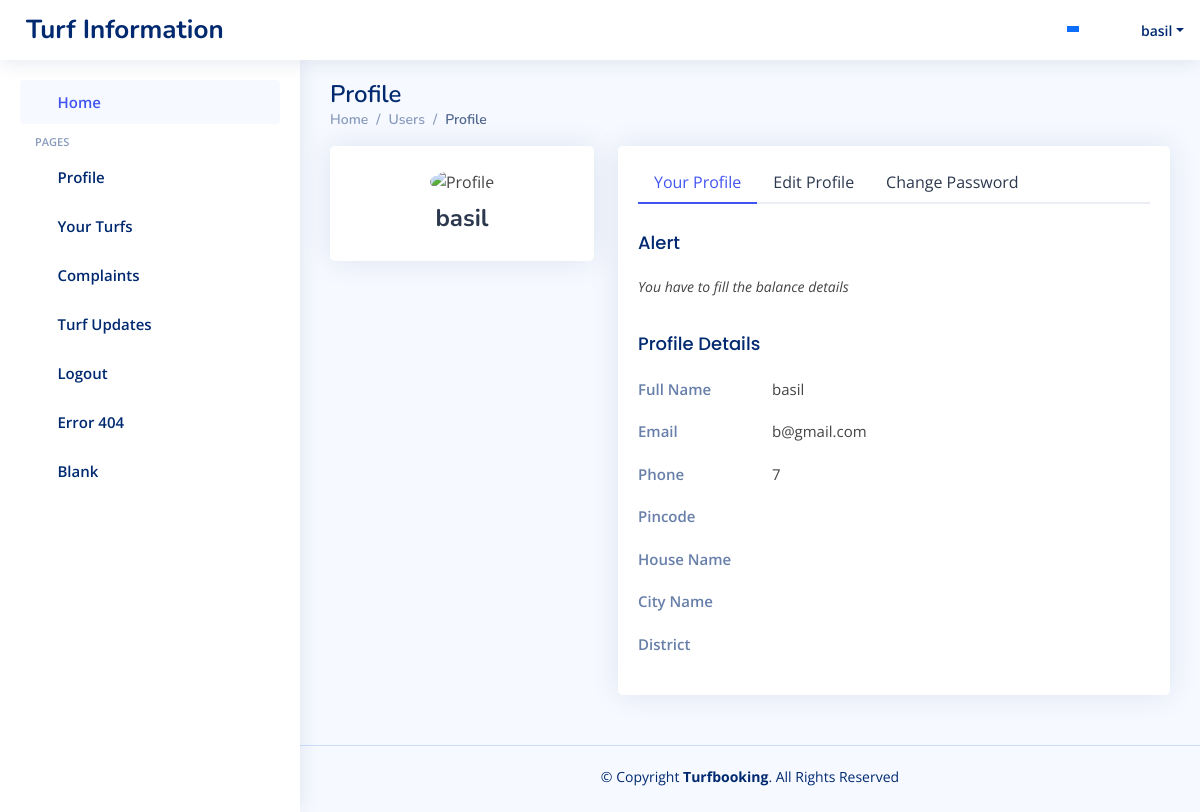
The page /turf2/profile.php (signed in) on the database its author committed.
### tables this page shows
CREATE TABLE `registration` (
  `name` varchar(80) NOT NULL,
  `email` varchar(80) NOT NULL,
  `phone_no` varchar(12) NOT NULL,
  `pincode_no` varchar(12) NOT NULL,
  `house_name` varchar(100) DEFAULT NULL,
  `city_name` varchar(100) DEFAULT NULL,
  `district_name` varchar(100) DEFAULT NULL
);

### turf2/connect.php (called while the page is built, shortened)
<?php
$dbname="turf";
$conn=mysqli_connect("localhost","root","",$dbname);
function select_data($sql)
{
  global $conn;
  $res = mysqli_query($conn, $sql);
  if ($res)
    return $res;
  else
    return False;
}
?>

### turf2/profile.php (the view, shortened to what this page needs)
<?php
include("header.php");
   $username = $_SESSION['email'];
   $sql="select * from registration where email='$username'" ;
   $res=select_data($sql);
   $arr=mysqli_fetch_assoc($res);
   ?>
<main id="main" class="main">
    <div class="pagetitle">
      <h1>Profile</h1>
      <nav>
        <ol class="breadcrumb">
          <li class="breadcrumb-item"><a href="index.">Home</a></li>
          <li class="breadcrumb-item">Users</li>
          <li class="breadcrumb-item active">Profile</li>
        </ol>
      </nav>
    </div>
    <section class="section profile">
      <div class="row">
        <div class="col-xl-4">
          <div class="card">
            <div class="card-body profile-card pt-4 d-flex flex-column align-items-center">
              <img src="assets/img/profle-img.jpg" alt="Profile" class="rounded-circle">
              <h2><?php echo $arr['name'];?></h2>
            </div>
          </div>
        </div>
        <div class="col-xl-8">
          <div class="card">
            <div class="card-body pt-3">
              <ul class="nav nav-tabs nav-tabs-bordered">
                <li class="nav-item">
                  <button class="nav-link active" data-bs-toggle="tab" data-bs-target="#profile-overview">Your Profile</button>
                </li>
                <li class="nav-item">
                  <button class="nav-link" data-bs-toggle="tab" data-bs-target="#profile-edit">Edit Profile</button>
                </li>
                <li class="nav-item">
                  <button class="nav-link" data-bs-toggle="tab" data-bs-target="#profile-change-password">Change Password</button>
                </li>
              </ul>
              <div class="tab-content pt-2">
                <div class="tab-pane fade show active profile-overview" id="profile-overview">
                  <h5 class="card-title">Alert</h5>
                  <p class="small fst-italic">You have to fill  the balance details</p>
                  <h5 class="card-title">Profile Details</h5>
                  <div class="row">
                    <div class="col-lg-3 col-md-4 label ">Full Name</div>
                    <div class="col-lg-9 col-md-8"><?php echo $arr['name'];?></div>
                  </div>
                  <div class="row">
                    <div class="col-lg-3 col-md-4 label">Email</div>
                    <div class="col-lg-9 col-md-8"><?php echo $arr['email'];?></div>
                  </div>
                  <div class="row">
                    <div class="col-lg-3 col-md-4 label">Phone</div>
                    <div class="col-lg-9 col-md-8"><?php echo $arr['phone_no'];?></div>
                  </div>
                  <div class="row">
                    <div class="col-lg-3 col-md-4 label">Pincode</div>
                    <div class="col-lg-9 col-md-8"><?php echo $arr['pincode_no'];?></div>
                  </div>
                       <div class="row">
                    <div class="col-lg-3 col-md-4 label">House Name</div>
                    <div class="col-lg-9 col-md-8"><?php echo $arr['house_name'];?></div>
                  </div>
                  <div class="row">
                    <div class="col-lg-3 col-md-4 label">City Name</div>
                    <div class="col-lg-9 col-md-8"><?php echo $arr['city_name'];?></div>
                  </div>
                  <div class="row">
                    <div class="col-lg-3 col-md-4 label">District</div>
                    <div class="col-lg-9 col-md-8"><?php echo $arr['district_name'];?></div>
                  </div>
                </div>
              </div>
            </div>
          </div>
        </div>
      </div>
    </section>
  </main>

### turf2/header.php (shortened to what this page needs)
<?php
require("connect.php");
   $username = $_SESSION['email'];
   $sql="select * from registration where email='$username'" ;
   $res=select_data($sql);
   $arr=mysqli_fetch_assoc($res);
   ?>
<!DOCTYPE html>
<html lang="en">
<head>
  <link href="assets/vendor/bootstrap/css/bootstrap.min.css" rel="stylesheet">
  <link href="assets/vendor/bootstrap-icons/bootstrap-icons.css" rel="stylesheet">
  <link href="assets/vendor/boxicons/css/boxicons.min.css" rel="stylesheet">
  <link href="assets/vendor/quill/quill.snow.css" rel="stylesheet">
  <link href="assets/vendor/quill/quill.bubble.css" rel="stylesheet">
  <link href="assets/vendor/remixicon/remixicon.css" rel="stylesheet">
  <link href="assets/vendor/simple-datatables/style.css" rel="stylesheet">
  <link href="assets/css/style.css" rel="stylesheet">
</head>
<body>
  <header id="header" class="header fixed-top d-flex align-items-center">
    <div class="d-flex align-items-center justify-content-between">
      <a href="index.html" class="logo d-flex align-items-center">
        <span class="d-none d-lg-block">Turf Information</span>
      </a>
    </div>
    <nav class="header-nav ms-auto">
      <ul class="d-flex align-items-center">
        <li class="nav-item dropdown">
          <a class="nav-link na-icon" href="#" data-bs-toggle="dropdown">
            <span class="adge bg-primary badge-number"></span>
          </a>
        <li class="nav-item dropdown">
          <a class="nav-link nav-icon" href="#" data-bs-toggle="dropdown">
          </a>
        <li class="nav-item dropdown pe-3">
          <a class="nav-link nav-profile d-flex align-items-center pe-0" href="#" data-bs-toggle="dropdown">
            <span class="d-none d-md-block dropdown-toggle ps-2"><?php echo $arr['name'];?></span>
          </a>
        </li>
      </ul>
    </nav>
  </header>
  <aside id="sidebar" class="sidebar">
    <ul class="sidebar-nav" id="sidebar-nav">
      <li class="nav-item">
        <a class="nav-link " href="dashboard.php">
          <i class="bi bi-grid"></i>
          <span>Home</span>
        </a>
      </li>
      <li class="nav-heading">Pages</li>
      <li class="nav-item">
        <a class="nav-link collapsed" href="profile.php">
          <i class="bi bi-person"></i>
          <span>Profile</span>
        </a>
      </li>
      <li class="nav-item">
        <a class="nav-link collapsed" href="user_view/turf_view.php">
          <i class="bi bi-question-circle"></i>
          <span>Your Turfs</span>
        </a>
      </li>
      <li class="nav-item">
        <a class="nav-link collapsed" href="complaint.php">
          <i class="bi bi-envelope"></i>
          <span>Complaints</span>
        </a>
      </li>
      <li class="nav-item">
        <a class="nav-link collapsed" href="turfprofile.php">
          <i class="bi bi-card-list"></i>
          <span>Turf Updates</span>
        </a>
      </li>
      <li class="nav-item">
        <a class="nav-link collapsed" href="../php/logout.php">
          <i class="bi bi-box-arrow-in-right"></i>
          <span>Logout</span>
        </a>
      </li>
      <li class="nav-item">
        <a class="nav-link collapsed" href="pages-error-404.html">
          <i class="bi bi-dash-circle"></i>
          <span>Error 404</span>
        </a>
      </li>
      <li class="nav-item">
        <a class="nav-link collapsed" href="pages-blank.html">
          <i class="bi bi-file-earmark"></i>
          <span>Blank</span>
        </a>
      </li>
    </ul>
  </aside>

### turf2/assets/css/style.css (style rules this page uses)
:root { scroll-behavior: smooth; }
body { font-family: "Open Sans", sans-serif; background: #f6f9ff; color: #444444; }
a { color: #4154f1; text-decoration: none; }
h1, h2, h3, h4, h5, h6 { font-family: "Nunito", sans-serif; }
#main { margin-top: 60px; padding: 20px 30px; transition: all 0.3s; }
.pagetitle { margin-bottom: 10px; }
.pagetitle h1 { font-size: 24px; margin-bottom: 0; font-weight: 600; color: #012970; }
.card { margin-bottom: 30px; border: none; border-radius: 5px; box-shadow: 0px 0 30px rgba(1, 41, 112, 0.1); }
.card-title { padding: 20px 0 15px 0; font-size: 18px; font-weight: 500; color: #012970; font-family: "Poppins", sans-serif; }
.card-body { padding: 0 20px 20px 20px; }
.breadcrumb { font-size: 14px; font-family: "Nunito", sans-serif; color: #899bbd; font-weight: 600; }
.breadcrumb a { color: #899bbd; transition: 0.3s; }
.breadcrumb .breadcrumb-item::before { color: #899bbd; }
.breadcrumb .active { color: #51678f; font-weight: 600; }
.nav-tabs-bordered { border-bottom: 2px solid #ebeef4; }
.nav-tabs-bordered .nav-link { margin-bottom: -2px; border: none; color: #2c384e; }
.nav-tabs-bordered .nav-link.active { background-color: #fff; color: #4154f1; border-bottom: 2px solid #4154f1; }
.logo { line-height: 1; }
@media (min-width: 1200px) { .logo { width: 280px; } }
.logo span { font-size: 26px; font-weight: 700; color: #012970; font-family: "Nunito", sans-serif; }
.header { transition: all 0.5s; z-index: 997; height: 60px; box-shadow: 0px 2px 20px rgba(1, 41, 112, 0.1); background-color: #fff; padding-left: 20px; }
.header-nav ul { list-style: none; }
.header-nav > ul { margin: 0; padding: 0; }
.header-nav .nav-icon { font-size: 20px; color: #012970; }
.header-nav .nav-profile { color: #012970; }
.header-nav .nav-profile span { font-size: 14px; font-weight: 600; }
.header-nav .badge-number { position: absolute; inset: 4px 6px auto auto; font-weight: normal; font-size: 11px; padding: 3px 6px; }
.sidebar { position: fixed; top: 60px; left: 0; bottom: 0; width: 300px; z-index: 996; transition: all 0.3s; padding: 20px; overflow-y: auto; scrollbar-width: thin; scrollbar-color: #aab7cf transparent; box-shadow: 0px 0px 20px rgba(1, 41, 112, 0.1); background-color: #fff; }
@media (min-width: 1200px) { #main, #footer { margin-left: 300px; } }
.sidebar-nav { padding: 0; margin: 0; list-style: none; }
.sidebar-nav li { padding: 0; margin: 0; list-style: none; }
.sidebar-nav .nav-item { margin-bottom: 5px; }
.sidebar-nav .nav-heading { font-size: 11px; text-transform: uppercase; color: #899bbd; font-weight: 600; margin: 10px 0 5px 15px; }
.sidebar-nav .nav-link { display: flex; align-items: center; font-size: 15px; font-weight: 600; color: #4154f1; transition: 0.3; background: #f6f9ff; padding: 10px 15px; border-radius: 4px; }
.sidebar-nav .nav-link i { font-size: 16px; margin-right: 10px; color: #4154f1; }
.sidebar-nav .nav-link.collapsed { color: #012970; background: #fff; }
.sidebar-nav .nav-link.collapsed i { color: #899bbd; }
.profile .profile-card img { max-width: 120px; }
.profile .profile-card h2 { font-size: 24px; font-weight: 700; color: #2c384e; margin: 10px 0 0 0; }
.profile .profile-overview .row { margin-bottom: 20px; font-size: 15px; }
.profile .profile-overview .card-title { color: #012970; }
.profile .profile-overview .label { font-weight: 600; color: rgba(1, 41, 112, 0.6); }
.footer { padding: 20px 0; font-size: 14px; transition: all 0.3s; border-top: 1px solid #cddfff; }
.footer .copyright { text-align: center; color: #012970; }
.footer .credits { padding-top: 5px; text-align: center; font-size: 13px; color: #012970; }

### rows shown on the page
registration: name "basil", email "b@gmail.com", phone_no "7"
